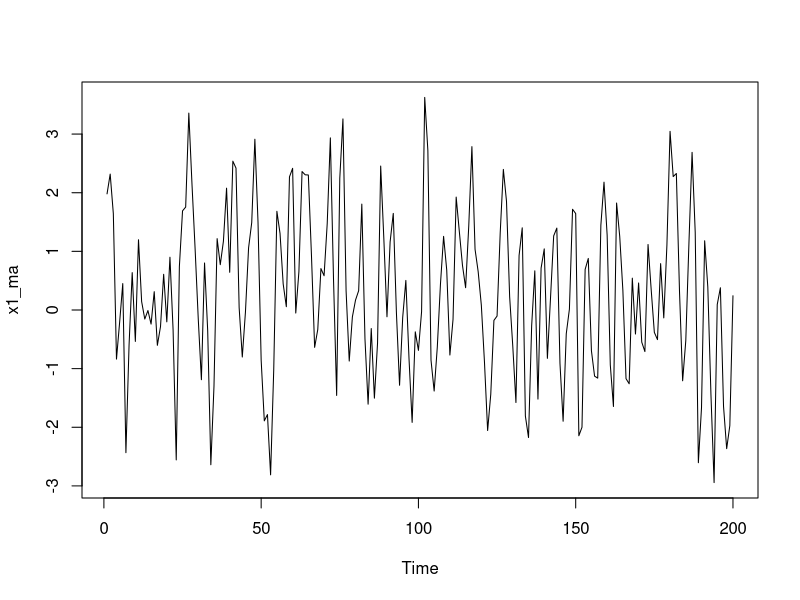
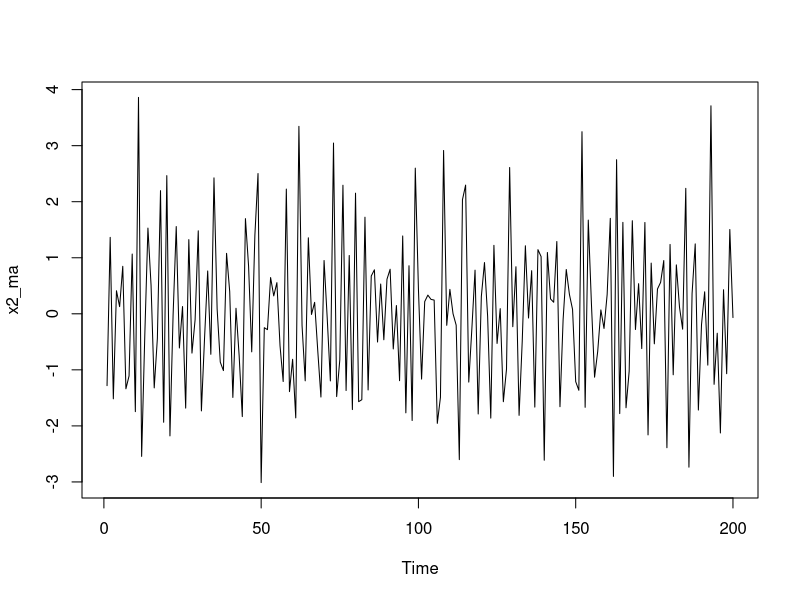
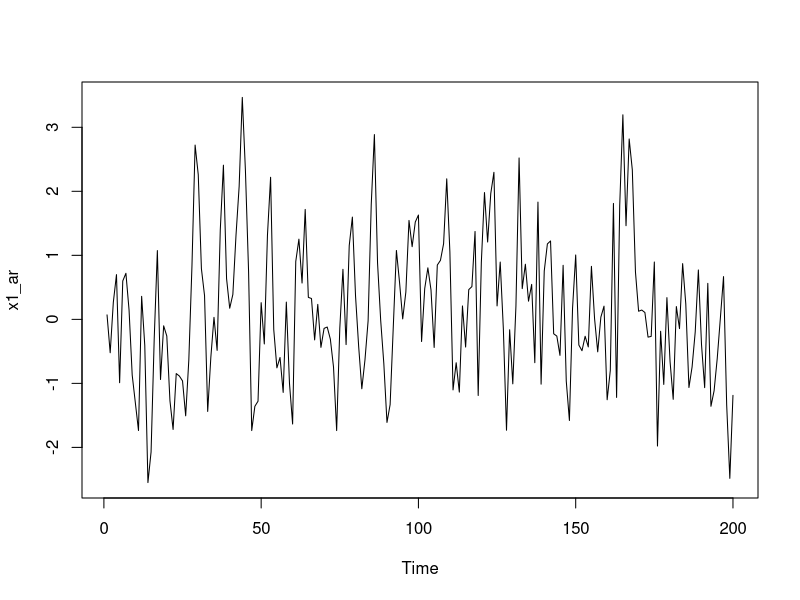
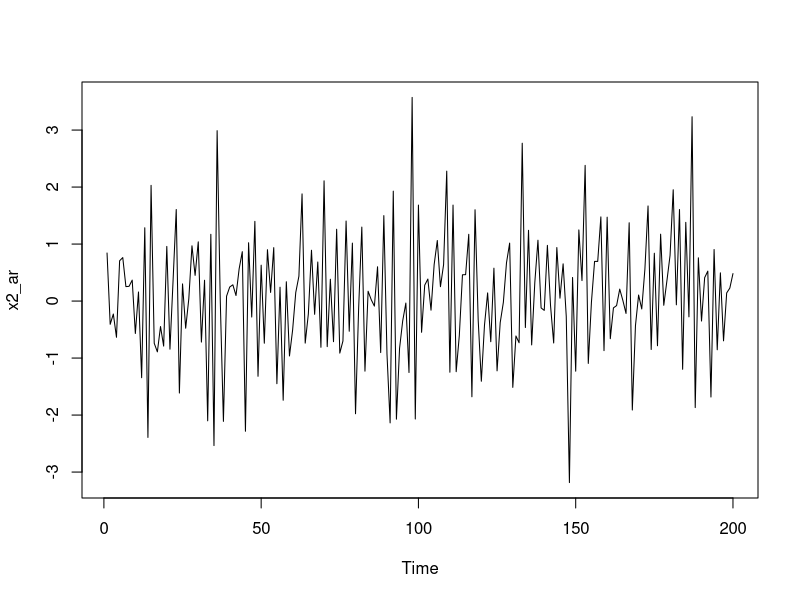
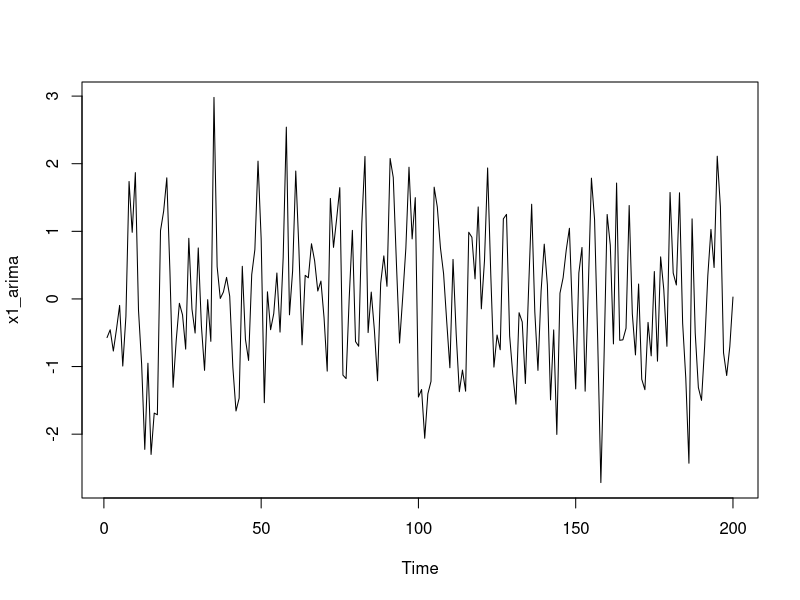
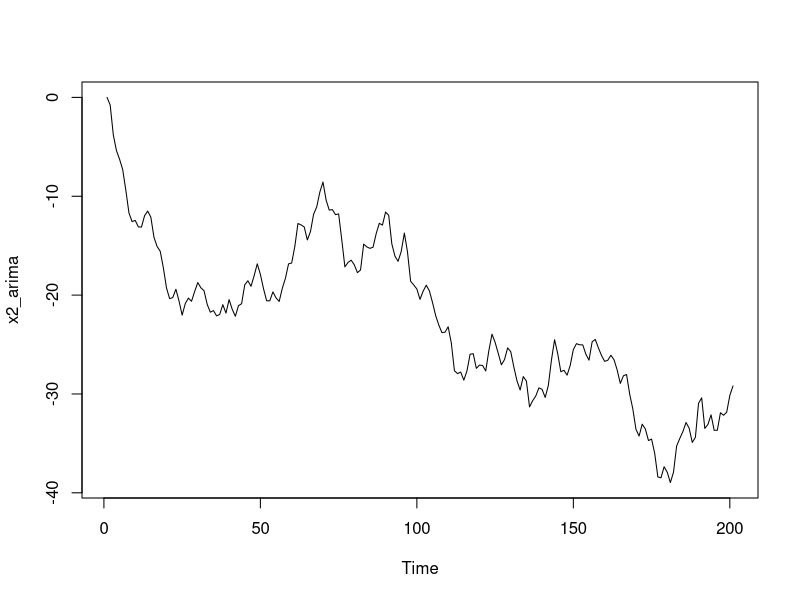

The R source for these figures, in order: (Note: a time limit stopped this script after it produced the figures.)
## ---- chunk 1
library(forecast)
## ---- chunk 2
x1_ma<-arima.sim(n=200,list(ma=1)) 
plot(x1_ma)
x2_ma<-arima.sim(n=200,list(ma=-1))
plot(x2_ma)
## ---- chunk 3
x1_ar<-arima.sim(n=200,list(ar=0.5))
plot(x1_ar)
x2_ar<-arima.sim(n=200,list(ar=-0.5))
plot(x2_ar)

## ---- chunk 4
x1_arima<-arima.sim(n=200,list(order=c(2,0,1),ar=c(0.2,-0.1),ma=0.1))
plot(x1_arima)
x2_arima<-arima.sim(n=200,list(order=c(1,1,2),ar=0.3,ma=c(0.3,-0.4)))
plot(x2_arima) 
## ---- chunk 5
auto.arima(x1_arima,max.p=2,max.q=2,stepwise=T,trace=T)

## ---- chunk 6
auto.arima(x2_arima,d=1,stepwise=T,trace=T)
## ---- chunk 7
x1_forecast<-Arima(x1_arima,order=c(2,0,1))
x2_forecast<-Arima(x2_arima,order=c(50,1,2))
plot(forecast(x1_forecast,level=c(50,95),h=150))
plot(forecast(x2_forecast,level=c(50,95),h=150))
## ---- chunk 8
xt.arima1<-auto.arima(x1_arima,trace=T,stepwise=T,seasonal=T)
plot(forecast(xt.arima1,range=c(50,95),h=150))
xt.arima2<-auto.arima(x2_arima,trace=T,stepwise=T,seasonal=T)
plot(forecast(xt.arima2,range=c(50,95),h=150))
## ---- chunk 9
y1<-rep(c(3,5,12,4),20)
y2<-20+20*sin(seq(from=-0.5*pi,to=0,length.out=80))
y<-y1+y2+rnorm(mean=0,sd=3,n=80)
yt<-ts(as.numeric(y),frequency=4)
plot(yt)
## ---- chunk 10
yt.arima<-auto.arima(yt,trace=T,stepwise=T,seasonal=T)
plot(forecast(yt.arima,range=c(50,95),h=150))
## ---- chunk 11
yt.arima<-auto.arima(yt,trace=T,stepwise=T,seasonal=F)
plot(forecast(yt.arima,range=c(50,95),h=150))
## ---- chunk 12
yt.arima_noI<-Arima(yt,order=c(5,0,1))
plot(forecast(yt.arima_noI,range=c(50,95),h=150))
## ---- chunk 13
tsdisplay(x1_arima)
tsdisplay(x2_arima)
